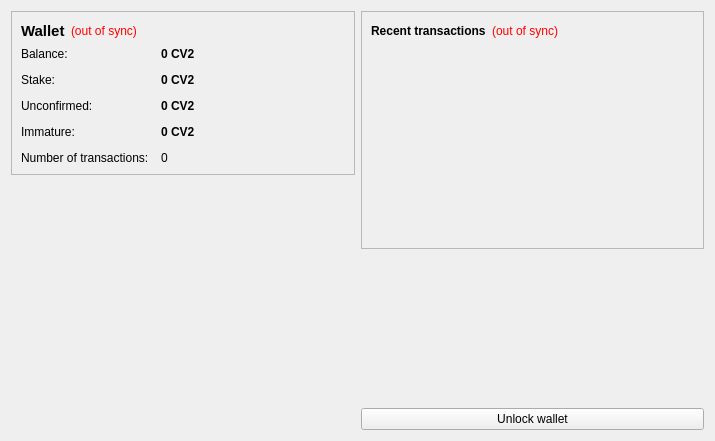
<?xml version="1.0" encoding="UTF-8"?>
<ui version="4.0">
 <class>OverviewPage</class>
 <widget class="QWidget" name="OverviewPage">
  <property name="geometry">
   <rect>
    <x>0</x>
    <y>0</y>
    <width>715</width>
    <height>441</height>
   </rect>
  </property>
  <property name="windowTitle">
   <string>Form</string>
  </property>
  <layout class="QHBoxLayout" name="horizontalLayout" stretch="1,1">
   <item>
    <layout class="QVBoxLayout" name="verticalLayout_2">
     <item>
      <widget class="QFrame" name="frame">
       <property name="frameShape">
        <enum>QFrame::StyledPanel</enum>
       </property>
       <property name="frameShadow">
        <enum>QFrame::Raised</enum>
       </property>
       <layout class="QVBoxLayout" name="verticalLayout_4">
        <item>
         <layout class="QHBoxLayout" name="horizontalLayout_4">
          <item>
           <widget class="QLabel" name="label_5">
            <property name="font">
             <font>
              <pointsize>11</pointsize>
              <weight>75</weight>
              <bold>true</bold>
             </font>
            </property>
            <property name="text">
             <string>Wallet</string>
            </property>
           </widget>
          </item>
          <item>
           <widget class="QLabel" name="labelWalletStatus">
            <property name="toolTip">
             <string>The displayed information may be out of date. Your wallet automatically synchronizes with the Colossuscoin2.0 network after a connection is established, but this process has not completed yet.</string>
            </property>
            <property name="styleSheet">
             <string notr="true">QLabel { color: red; }</string>
            </property>
            <property name="text">
             <string notr="true">(out of sync)</string>
            </property>
            <property name="alignment">
             <set>Qt::AlignLeading|Qt::AlignLeft|Qt::AlignVCenter</set>
            </property>
           </widget>
          </item>
          <item>
           <spacer name="horizontalSpacer_2">
            <property name="orientation">
             <enum>Qt::Horizontal</enum>
            </property>
            <property name="sizeHint" stdset="0">
             <size>
              <width>40</width>
              <height>20</height>
             </size>
            </property>
           </spacer>
          </item>
         </layout>
        </item>
        <item>
         <layout class="QFormLayout" name="formLayout_2">
          <property name="fieldGrowthPolicy">
           <enum>QFormLayout::AllNonFixedFieldsGrow</enum>
          </property>
          <property name="horizontalSpacing">
           <number>12</number>
          </property>
          <property name="verticalSpacing">
           <number>12</number>
          </property>
          <item row="0" column="0">
           <widget class="QLabel" name="label">
            <property name="text">
             <string>Balance:</string>
            </property>
           </widget>
          </item>
          <item row="0" column="1">
           <widget class="QLabel" name="labelBalance">
            <property name="font">
             <font>
              <weight>75</weight>
              <bold>true</bold>
             </font>
            </property>
            <property name="cursor">
             <cursorShape>IBeamCursor</cursorShape>
            </property>
            <property name="toolTip">
             <string>Your current balance</string>
            </property>
            <property name="text">
             <string notr="true">0 CV2</string>
            </property>
            <property name="textInteractionFlags">
             <set>Qt::LinksAccessibleByMouse|Qt::TextSelectableByKeyboard|Qt::TextSelectableByMouse</set>
            </property>
           </widget>
          </item>
          <item row="1" column="0">
           <widget class="QLabel" name="label_6">
            <property name="text">
             <string>Stake:</string>
            </property>
           </widget>
          </item>
          <item row="1" column="1">
           <widget class="QLabel" name="labelStake">
            <property name="font">
             <font>
              <weight>75</weight>
              <bold>true</bold>
             </font>
            </property>
            <property name="cursor">
             <cursorShape>IBeamCursor</cursorShape>
            </property>
            <property name="toolTip">
             <string>Total of coins that was staked, and do not yet count toward the current balance</string>
            </property>
            <property name="text">
             <string notr="true">0 CV2</string>
            </property>
            <property name="textInteractionFlags">
             <set>Qt::LinksAccessibleByMouse|Qt::TextSelectableByKeyboard|Qt::TextSelectableByMouse</set>
            </property>
           </widget>
          </item>
          <item row="2" column="0">
           <widget class="QLabel" name="label_3">
            <property name="text">
             <string>Unconfirmed:</string>
            </property>
           </widget>
          </item>
          <item row="2" column="1">
           <widget class="QLabel" name="labelUnconfirmed">
            <property name="font">
             <font>
              <weight>75</weight>
              <bold>true</bold>
             </font>
            </property>
            <property name="cursor">
             <cursorShape>IBeamCursor</cursorShape>
            </property>
            <property name="toolTip">
             <string>Total of transactions that have yet to be confirmed, and do not yet count toward the current balance</string>
            </property>
            <property name="text">
             <string notr="true">0 CV2</string>
            </property>
            <property name="textInteractionFlags">
             <set>Qt::LinksAccessibleByMouse|Qt::TextSelectableByKeyboard|Qt::TextSelectableByMouse</set>
            </property>
           </widget>
          </item>
          <item row="3" column="0">
           <widget class="QLabel" name="labelImmatureText">
            <property name="text">
             <string>Immature:</string>
            </property>
           </widget>
          </item>
          <item row="3" column="1">
           <widget class="QLabel" name="labelImmature">
            <property name="font">
             <font>
              <weight>75</weight>
              <bold>true</bold>
             </font>
            </property>
            <property name="toolTip">
             <string>Mined balance that has not yet matured</string>
            </property>
            <property name="text">
             <string notr="true">0 CV2</string>
            </property>
            <property name="textInteractionFlags">
             <set>Qt::LinksAccessibleByMouse|Qt::TextSelectableByKeyboard|Qt::TextSelectableByMouse</set>
            </property>
           </widget>
          </item>
          <item row="4" column="0">
           <widget class="QLabel" name="label_2">
            <property name="text">
             <string>Number of transactions:</string>
            </property>
           </widget>
          </item>
          <item row="4" column="1">
           <widget class="QLabel" name="labelNumTransactions">
            <property name="toolTip">
             <string>Total number of transactions in wallet</string>
            </property>
            <property name="text">
             <string notr="true">0</string>
            </property>
           </widget>
          </item>
         </layout>
        </item>
       </layout>
      </widget>
     </item>
     <item>
	  <spacer name="verticalSpacer">
       <property name="orientation">
        <enum>Qt::Vertical</enum>
       </property>
       <property name="sizeHint" stdset="0">
        <size>
         <width>20</width>
         <height>40</height>
        </size>
       </property>
      </spacer>
     </item>
     <item>
      <widget class="QLabel" name="label_6">
       <property name="text">
        <string/>
       </property>
       <property name="pixmap">
        <pixmap resource="../bitcoin.qrc">:/images/backg</pixmap>
       </property>
       <property name="scaledContents">
        <bool>false</bool>
       </property>
       <property name="alignment">
        <set>Qt::AlignCenter</set>
       </property>
       <property name="margin">
        <number>-2</number>
       </property>
      </widget>
     </item>
    </layout>
   </item>
   <item>
    <layout class="QVBoxLayout" name="verticalLayout_3">
     <item>
      <widget class="QFrame" name="frame_2">
       <property name="frameShape">
        <enum>QFrame::StyledPanel</enum>
       </property>
       <property name="frameShadow">
        <enum>QFrame::Raised</enum>
       </property>
       <layout class="QVBoxLayout" name="verticalLayout">
        <item>
         <layout class="QHBoxLayout" name="horizontalLayout_2">
          <item>
           <widget class="QLabel" name="label_4">
            <property name="text">
             <string>&lt;b&gt;Recent transactions&lt;/b&gt;</string>
            </property>
           </widget>
          </item>
          <item>
           <widget class="QLabel" name="labelTransactionsStatus">
            <property name="toolTip">
             <string>The displayed information may be out of date. Your wallet automatically synchronizes with the Colossuscoin2.0 network after a connection is established, but this process has not completed yet.</string>
            </property>
            <property name="styleSheet">
             <string notr="true">QLabel { color: red; }</string>
            </property>
            <property name="text">
             <string notr="true">(out of sync)</string>
            </property>
            <property name="alignment">
             <set>Qt::AlignRight|Qt::AlignTrailing|Qt::AlignVCenter</set>
            </property>
           </widget>
          </item>
          <item>
           <spacer name="horizontalSpacer">
            <property name="orientation">
             <enum>Qt::Horizontal</enum>
            </property>
            <property name="sizeHint" stdset="0">
             <size>
              <width>40</width>
              <height>20</height>
             </size>
            </property>
           </spacer>
          </item>
         </layout>
        </item>
        <item>
         <widget class="QListView" name="listTransactions">
          <property name="styleSheet">
           <string notr="true">QListView { background: transparent; }</string>
          </property>
          <property name="frameShape">
           <enum>QFrame::NoFrame</enum>
          </property>
          <property name="verticalScrollBarPolicy">
           <enum>Qt::ScrollBarAlwaysOff</enum>
          </property>
          <property name="horizontalScrollBarPolicy">
           <enum>Qt::ScrollBarAlwaysOff</enum>
          </property>
          <property name="selectionMode">
           <enum>QAbstractItemView::NoSelection</enum>
          </property>
         </widget>
        </item>
       </layout>
      </widget>
     </item>
     <item>
      <spacer name="verticalSpacer_2">
       <property name="orientation">
        <enum>Qt::Vertical</enum>
       </property>
       <property name="sizeHint" stdset="0">
        <size>
         <width>20</width>
         <height>40</height>
        </size>
       </property>
      </spacer>
     </item>
     <item>
      <widget class="QPushButton" name="unlockWalletButton">
       <property name="text">
        <string>Unlock wallet</string>
       </property>
      </widget>
     </item>
    </layout>
   </item>
  </layout>
 </widget>
 <resources>
  <include location="../bitcoin.qrc"/>
 </resources>
 <connections/>
</ui>
